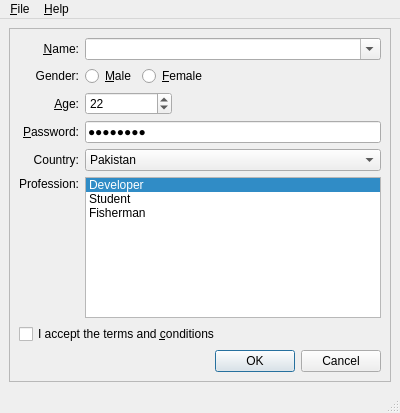
<ui version="4.0" >
 <class>MainWindow</class>
 <widget class="QMainWindow" name="MainWindow" >
  <property name="geometry" >
   <rect>
    <x>0</x>
    <y>0</y>
    <width>400</width>
    <height>413</height>
   </rect>
  </property>
  <property name="windowTitle" >
   <string>Style Sheet</string>
  </property>
  <widget class="QWidget" name="centralwidget" >
   <layout class="QVBoxLayout" >
    <property name="margin" >
     <number>9</number>
    </property>
    <property name="spacing" >
     <number>6</number>
    </property>
    <item>
     <widget class="QFrame" name="mainFrame" >
      <property name="frameShape" >
       <enum>QFrame::StyledPanel</enum>
      </property>
      <property name="frameShadow" >
       <enum>QFrame::Raised</enum>
      </property>
      <layout class="QGridLayout" >
       <property name="margin" >
        <number>9</number>
       </property>
       <property name="spacing" >
        <number>6</number>
       </property>
       <item row="6" column="0" colspan="5" >
        <widget class="QCheckBox" name="agreeCheckBox" >
         <property name="toolTip" >
          <string>Please read the LICENSE file before checking</string>
         </property>
         <property name="text" >
          <string>I accept the terms and &amp;conditions</string>
         </property>
        </widget>
       </item>
       <item row="5" column="0" >
        <widget class="QLabel" name="label" >
         <property name="text" >
          <string>Profession:</string>
         </property>
         <property name="alignment" >
          <set>Qt::AlignRight|Qt::AlignTop|Qt::AlignTrailing</set>
         </property>
         <property name="buddy" >
          <cstring>professionList</cstring>
         </property>
        </widget>
       </item>
       <item row="0" column="0" >
        <widget class="QLabel" name="nameLabel" >
         <property name="text" >
          <string>&amp;Name:</string>
         </property>
         <property name="alignment" >
          <set>Qt::AlignRight|Qt::AlignTrailing|Qt::AlignVCenter</set>
         </property>
         <property name="buddy" >
          <cstring>nameCombo</cstring>
         </property>
        </widget>
       </item>
       <item row="1" column="1" >
        <widget class="QRadioButton" name="maleRadioButton" >
         <property name="toolTip" >
          <string>Check this if you are male</string>
         </property>
         <property name="text" >
          <string>&amp;Male</string>
         </property>
        </widget>
       </item>
       <item row="3" column="0" >
        <widget class="QLabel" name="passwordLabel" >
         <property name="text" >
          <string>&amp;Password:</string>
         </property>
         <property name="alignment" >
          <set>Qt::AlignRight|Qt::AlignTrailing|Qt::AlignVCenter</set>
         </property>
         <property name="buddy" >
          <cstring>passwordEdit</cstring>
         </property>
        </widget>
       </item>
       <item row="4" column="1" colspan="4" >
        <widget class="QComboBox" name="countryCombo" >
         <property name="toolTip" >
          <string>Specify country of origin</string>
         </property>
         <property name="statusTip" >
          <string>Specify country of origin</string>
         </property>
         <property name="currentIndex" >
          <number>6</number>
         </property>
         <item>
          <property name="text" >
           <string>Egypt</string>
          </property>
         </item>
         <item>
          <property name="text" >
           <string>France</string>
          </property>
         </item>
         <item>
          <property name="text" >
           <string>Germany</string>
          </property>
         </item>
         <item>
          <property name="text" >
           <string>India</string>
          </property>
         </item>
         <item>
          <property name="text" >
           <string>Italy</string>
          </property>
         </item>
         <item>
          <property name="text" >
           <string>Norway</string>
          </property>
         </item>
         <item>
          <property name="text" >
           <string>Pakistan</string>
          </property>
         </item>
        </widget>
       </item>
       <item row="2" column="0" >
        <widget class="QLabel" name="ageLabel" >
         <property name="text" >
          <string>&amp;Age:</string>
         </property>
         <property name="alignment" >
          <set>Qt::AlignRight|Qt::AlignTrailing|Qt::AlignVCenter</set>
         </property>
         <property name="buddy" >
          <cstring>ageSpinBox</cstring>
         </property>
        </widget>
       </item>
       <item row="4" column="0" >
        <widget class="QLabel" name="countryLabel" >
         <property name="text" >
          <string>Country:</string>
         </property>
         <property name="alignment" >
          <set>Qt::AlignRight|Qt::AlignTrailing|Qt::AlignVCenter</set>
         </property>
         <property name="buddy" >
          <cstring>countryCombo</cstring>
         </property>
        </widget>
       </item>
       <item row="1" column="0" >
        <widget class="QLabel" name="genderLabel" >
         <property name="text" >
          <string>Gender:</string>
         </property>
         <property name="alignment" >
          <set>Qt::AlignRight|Qt::AlignTrailing|Qt::AlignVCenter</set>
         </property>
        </widget>
       </item>
       <item row="3" column="1" colspan="4" >
        <widget class="QLineEdit" name="passwordEdit" >
         <property name="toolTip" >
          <string>Specify your password</string>
         </property>
         <property name="statusTip" >
          <string>Specify your password</string>
         </property>
         <property name="text" >
          <string>Password</string>
         </property>
         <property name="echoMode" >
          <enum>QLineEdit::Password</enum>
         </property>
        </widget>
       </item>
       <item row="1" column="2" colspan="2" >
        <widget class="QRadioButton" name="femaleRadioButton" >
         <property name="toolTip">
          <string>Check this if you are female</string>
         </property>
         <property name="text" >
          <string>&amp;Female</string>
         </property>
        </widget>
       </item>
       <item row="2" column="1" colspan="2" >
        <widget class="QSpinBox" name="ageSpinBox" >
         <property name="toolTip" >
          <string>Specify your age</string>
         </property>
         <property name="statusTip" >
          <string>Specify your age</string>
         </property>
         <property name="minimum" >
          <number>12</number>
         </property>
         <property name="value" >
          <number>22</number>
         </property>
        </widget>
       </item>
       <item row="0" column="1" colspan="4" >
        <widget class="QComboBox" name="nameCombo" >
         <property name="toolTip" >
          <string>Specify your name</string>
         </property>
         <property name="editable" >
          <bool>true</bool>
         </property>
        </widget>
       </item>
       <item row="1" column="4" >
        <spacer>
         <property name="orientation" >
          <enum>Qt::Horizontal</enum>
         </property>
         <property name="sizeHint" >
          <size>
           <width>40</width>
           <height>20</height>
          </size>
         </property>
        </spacer>
       </item>
       <item row="2" column="3" colspan="2" >
        <spacer>
         <property name="orientation" >
          <enum>Qt::Horizontal</enum>
         </property>
         <property name="sizeHint" >
          <size>
           <width>61</width>
           <height>20</height>
          </size>
         </property>
        </spacer>
       </item>
       <item row="7" column="3" colspan="2" >
        <widget class="QDialogButtonBox" name="buttonBox" >
         <property name="orientation" >
          <enum>Qt::Horizontal</enum>
         </property>
         <property name="standardButtons" >
          <set>QDialogButtonBox::Cancel|QDialogButtonBox::NoButton|QDialogButtonBox::Ok</set>
         </property>
        </widget>
       </item>
       <item row="5" column="1" colspan="4" >
        <widget class="QListWidget" name="professionList" >
         <property name="toolTip" >
          <string>Select your profession</string>
         </property>
         <property name="statusTip" >
          <string>Specify your name here</string>
         </property>
         <property name="whatsThis" >
          <string>Specify your name here</string>
         </property>
         <property name="currentRow" >
          <number>0</number>
         </property>
         <item>
          <property name="text" >
           <string>Developer</string>
          </property>
         </item>
         <item>
          <property name="text" >
           <string>Student</string>
          </property>
         </item>
         <item>
          <property name="text" >
           <string>Fisherman</string>
          </property>
         </item>
        </widget>
       </item>
      </layout>
     </widget>
    </item>
   </layout>
  </widget>
  <widget class="QMenuBar" name="menubar" >
   <property name="geometry" >
    <rect>
     <x>0</x>
     <y>0</y>
     <width>400</width>
     <height>29</height>
    </rect>
   </property>
   <widget class="QMenu" name="menu_File" >
    <property name="title" >
     <string>&amp;File</string>
    </property>
    <addaction name="editStyleAction" />
    <addaction name="separator" />
    <addaction name="exitAction" />
   </widget>
   <widget class="QMenu" name="menu_Help" >
    <property name="title" >
     <string>&amp;Help</string>
    </property>
    <addaction name="aboutAction" />
    <addaction name="aboutQtAction" />
   </widget>
   <addaction name="menu_File" />
   <addaction name="menu_Help" />
  </widget>
  <widget class="QStatusBar" name="statusbar" />
  <action name="exitAction" >
   <property name="text" >
    <string>&amp;Exit</string>
   </property>
  </action>
  <action name="aboutQtAction" >
   <property name="text" >
    <string>About Qt</string>
   </property>
  </action>
  <action name="editStyleAction" >
   <property name="text" >
    <string>Edit &amp;Style...</string>
   </property>
  </action>
  <action name="aboutAction" >
   <property name="text" >
    <string>About</string>
   </property>
  </action>
 </widget>
 <resources/>
 <connections/>
</ui>
